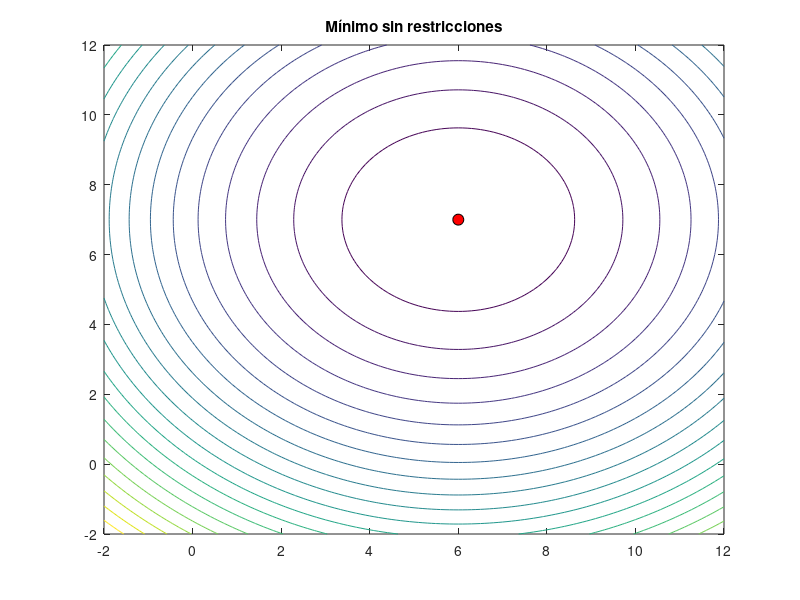

Write MATLAB code to recreate this figure. (Note: this script raises an error after producing the figure.)
clear all; close all;


% APARTADO 1

f=@(x) (x(1)-6)^2+(x(2)-7)^2;
options=optimset('Display','iter');
v0=[1 2]; % iterante inicial (factible)

disp('Solución con fminunc')
[vmin,fmin] =fminunc(f,v0,options)

figure()
x = -2:.1:12;
y = -2:.1:12;
[v1,v2] = meshgrid(x,y); F=(v1-6).^2 +(v2-7).^2; contour(v1,v2,F,20),hold on

title('Mínimo sin restricciones')
plot(vmin(1),vmin(2),'ko','MarkerSize',8,'MarkerFaceColor',[1 0 0])
hold off


% APARTADO 2
tic

mu_range=[0.1 1 10 100 1000]; % rango de los pesos

V=[];
F_MIN1=f(v0); % F_MIN1 será el valor mínimo de f entre todos los puntos vmin que vayamos calculando
V_MIN1=v0; % V_MIN1 será el punto que minimice a f entre todos los calculados
index=1;

% probando con todas las opciones posibles de mu_range para encontrar los mejores pesos posibles 
for i=1:length(mu_range)
    for j=1:length(mu_range)
        for k=1:length(mu_range)
            for l=1:length(mu_range)
                fp =@(x) (x(1)-6)^2+(x(2)-7)^2+...
                    mu_range(i)*max([0 (-3*x(1)-2*x(2)+6)^2]) +...
                    mu_range(j)*max([0 (-x(1)+x(2)-3)^2]) +...
                    mu_range(k)*max([0 (x(1)+x(2)-7)^2]) +...
                    mu_range(l)*max([0 (2/3*x(1)-x(2)-4/3)^2]);
                
                [vmin,fmin]=fminunc(fp,v0,options);
                factible=test_DIY2(vmin');
                if factible 
                    V(index,:)=vmin;
                    index=index+1;
                   if f(vmin)<F_MIN1
                       F_MIN1=f(vmin);
                       V_MIN1=vmin;
                       i_opt=i; j_opt=j; k_opt=k; l_opt=l;
                   end
                end
            end
        end
    end
end

figure(1)
contour(v1,v2,F,20), hold on
for i=1:length(V(:,1))
    plot(V(i,1),V(i,2),'bo'), hold on
end
plot(V_MIN1(1),V_MIN1(2),'ko','MarkerSize',8,'MarkerFaceColor',[1 0 0]), hold on
plot(x,(6-3*x)/2,'k','Linewidth',1), hold on % restricción 1
plot(x,x+3,'k','Linewidth',1), hold on % restricción 2
plot(x,7-x,'k','Linewidth',1), hold on % restricción 3
plot(x,2/3*x-4/3,'k','Linewidth',1), hold on % restricción 4
axis([-2 12 -2 12])
title('Mínimo con penalizaciones cuadráticas')
hold off

t_quad=toc;

% presentación de resultados
disp('MÉTODO DE PENALIZACIONES CUADRÁTICAS')
fprintf('v_min=[ '); fprintf('%g ', V_MIN1); fprintf('] \n');
fprintf('f(v_min)= %f\n',f(V_MIN1))
fprintf('Valores de los pesos mu_i en el óptimo: \n')
fprintf('mu_1= %4.1f \n',mu_range(i_opt))
fprintf('mu_2= %4.1f \n',mu_range(j_opt))
fprintf('mu_3= %4.1f \n',mu_range(k_opt))
fprintf('mu_4= %4.1f \n',mu_range(l_opt))
fprintf('\n')


% APARTADO 3

% Barrera inversa
tic

mu_range=[0.01:0.01:1 10 100];

V=[];
F_MIN2=f(v0);
V_MIN2=v0;
index=1;

for i=1:length(mu_range)
    fp =@(x) (x(1)-6)^2+(x(2)-7)^2 - 1/mu_range(i)*(...
        (-3*x(1)-2*x(2)+6)^(-1) +...
        (-x(1)+x(2)-3)^(-1) +...
        (x(1)+x(2)-7)^(-1) +...
        (2/3*x(1)-x(2)-4/3)^(-1));
    [vmin,fmin] =fminunc(fp,v0,options);
    factible=test_DIY2(vmin');
    if factible 
        V(index,:)=vmin;
        index=index+1;
        if f(vmin)<F_MIN2
            F_MIN2=f(vmin);
            V_MIN2=vmin;
            i_opt=i;
        end
    end
end

figure(2)
contour(v1,v2,F,20),hold on
for i=1:length(V(:,1))
    plot(V(i,1),V(i,2),'bo'), hold on
end
plot(V_MIN2(1),V_MIN2(2),'ko','MarkerSize',8,'MarkerFaceColor',[1 0 0]), hold on
plot(x,(6-3*x)/2,'k','Linewidth',1), hold on % restricción 1
plot(x,x+3,'k','Linewidth',1), hold on % restricción 2
plot(x,7-x,'k','Linewidth',1), hold on % restricción 3
plot(x,2/3*x-4/3,'k','Linewidth',1), hold on % restricción 4
axis([-2 12 -2 12])
title('Mínimo con método de barrera inversa')
hold off

t_inv=toc;

% presentación de resultados
disp('MÉTODO BARRERA INVERSA')
fprintf('v_min=[ '); fprintf('%g ', V_MIN2); fprintf('] \n');
fprintf('f(v_min)= %f\n',f(V_MIN2))
fprintf('Valor del peso mu en el óptimo: \n')
fprintf('mu= %4.3f \n',mu_range(i_opt))
fprintf('\n')


% Barrera log
tic

mu_range=[0.1 10 100:100:1e4];

V=[];
F_MIN3=f(v0);
V_MIN3=v0;
index=1;

for i=1:length(mu_range)
    fp =@(x) (x(1)-6)^2+(x(2)-7)^2 - 1/mu_range(i)*(...
        log((-3*x(1)-2*x(2)+6)*(-1)) +...
        log((-x(1)+x(2)-3)*(-1)) +...
        log((x(1)+x(2)-7)*(-1)) +...
        log((2/3*x(1)-x(2)-4/3)*(-1)));
    [vmin,fmin] =fminunc(fp,v0,options);
    factible=test_DIY2(vmin');
    if factible 
        V(index,:)=vmin;
        index=index+1;
        if f(vmin)<F_MIN3
            F_MIN3=f(vmin);
            V_MIN3=vmin;
            i_opt=i;
        end
    end
end

figure(3)
contour(v1,v2,F,20),hold on
for i=1:length(V(:,1))
    plot(V(i,1),V(i,2),'bo'), hold on
end
plot(V_MIN3(1),V_MIN3(2),'ko','MarkerSize',8,'MarkerFaceColor',[1 0 0]), hold on
plot(x,(6-3*x)/2,'k','Linewidth',1), hold on % restricción 1
plot(x,x+3,'k','Linewidth',1), hold on % restricción 2
plot(x,7-x,'k','Linewidth',1), hold on % restricción 3
plot(x,2/3*x-4/3,'k','Linewidth',1), hold on % restricción 4
axis([-2 12 -2 12])
title('Mínimo con método de barrera log')
hold off

t_log=toc;

% presentación de resultados
disp('MÉTODO BARRERA LOG')
fprintf('v_min=[ '); fprintf('%g ', V_MIN3); fprintf('] \n');
fprintf('f(v_min)= %f\n',f(V_MIN3))
fprintf('Valor del peso mu en el óptimo: \n')
fprintf('mu= %5.1f \n',mu_range(i_opt))
fprintf('\n')


% RESULTADOS FINALES

disp('TIEMPOS DE LOS MÉTODOS (s)')
fprintf('Tiempo penalizaciones cuadráticas: %4.5f \n',t_quad)
fprintf('Tiempo barrera inversa: %4.5f \n',t_inv)
fprintf('Tiempo barrera log: %4.5f \n',t_log)
fprintf('\n')